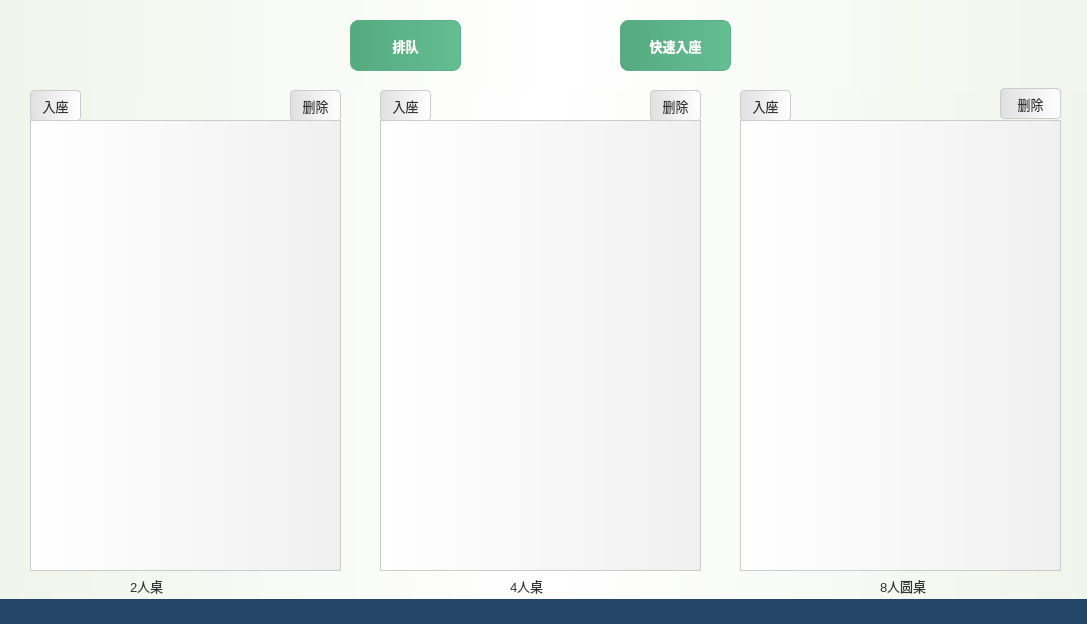
<?xml version="1.0" encoding="UTF-8"?>
<ui version="4.0">
 <class>dlg_queue</class>
 <widget class="QDialog" name="dlg_queue">
  <property name="enabled">
   <bool>true</bool>
  </property>
  <property name="geometry">
   <rect>
    <x>0</x>
    <y>0</y>
    <width>1087</width>
    <height>624</height>
   </rect>
  </property>
  <property name="windowTitle">
   <string>Dialog</string>
  </property>
  <property name="styleSheet">
   <string notr="true">/* Common background widget style */
QWidget {
    background: qlineargradient(spread:pad, x1:0, y1:0, x2:1, y2:0, stop:0 rgba(240, 245, 235, 1), stop:0.5 rgba(255, 255, 255, 1), stop:1 rgba(240, 245, 235, 1)); /* Gradient from light green to white to light green */
    color: #333333; /* Dark Grey */
    font-family: &quot;Segoe UI&quot;, sans-serif;
    font-size: 10pt;
}

/* Buttons common style */
QPushButton {
    background: qlineargradient(spread:pad, x1:0, y1:0, x2:1, y2:0, stop:0 #E0E0E0, stop:1 #FFFFFF); /* Light Grey to White Gradient */
    color: #333333; /* Dark Grey */
    border: 1px solid #CCCCCC; /* Light Grey Border */
    border-radius: 4px;
    padding: 5px;
    font-family: &quot;Segoe UI&quot;, sans-serif;
    font-size: 10pt;
}

QPushButton:hover {
    background-color: #D6D6D6; /* Slightly Darker Grey */
}

QPushButton:pressed {
    background-color: #BFBFBF; /* Darker Grey */
}

</string>
  </property>
  <widget class="QTableWidget" name="tableWidget_1">
   <property name="geometry">
    <rect>
     <x>30</x>
     <y>120</y>
     <width>311</width>
     <height>451</height>
    </rect>
   </property>
   <property name="styleSheet">
    <string notr="true">    background: qlineargradient(spread:pad, x1:0, y1:0, x2:1, y2:0, stop:0 #FFFFFF, stop:1 #F0F0F0); /* White to Very Light Grey Gradient */
    color: #333333; /* Dark Grey */
    border: 1px solid #CCCCCC; /* Light Grey Border */
</string>
   </property>
   <attribute name="horizontalHeaderDefaultSectionSize">
    <number>60</number>
   </attribute>
   <attribute name="horizontalHeaderStretchLastSection">
    <bool>true</bool>
   </attribute>
  </widget>
  <widget class="QTableWidget" name="tableWidget_3">
   <property name="geometry">
    <rect>
     <x>740</x>
     <y>120</y>
     <width>321</width>
     <height>451</height>
    </rect>
   </property>
   <property name="styleSheet">
    <string notr="true">    background: qlineargradient(spread:pad, x1:0, y1:0, x2:1, y2:0, stop:0 #FFFFFF, stop:1 #F0F0F0); /* White to Very Light Grey Gradient */
    color: #333333; /* Dark Grey */
    border: 1px solid #CCCCCC; /* Light Grey Border */
</string>
   </property>
   <attribute name="horizontalHeaderDefaultSectionSize">
    <number>60</number>
   </attribute>
   <attribute name="horizontalHeaderStretchLastSection">
    <bool>true</bool>
   </attribute>
  </widget>
  <widget class="QTableWidget" name="tableWidget_2">
   <property name="geometry">
    <rect>
     <x>380</x>
     <y>120</y>
     <width>321</width>
     <height>451</height>
    </rect>
   </property>
   <property name="styleSheet">
    <string notr="true">    background: qlineargradient(spread:pad, x1:0, y1:0, x2:1, y2:0, stop:0 #FFFFFF, stop:1 #F0F0F0); /* White to Very Light Grey Gradient */
    color: #333333; /* Dark Grey */
    border: 1px solid #CCCCCC; /* Light Grey Border */
</string>
   </property>
   <attribute name="horizontalHeaderDefaultSectionSize">
    <number>60</number>
   </attribute>
   <attribute name="horizontalHeaderStretchLastSection">
    <bool>true</bool>
   </attribute>
  </widget>
  <widget class="QLabel" name="label_2">
   <property name="geometry">
    <rect>
     <x>510</x>
     <y>570</y>
     <width>91</width>
     <height>31</height>
    </rect>
   </property>
   <property name="font">
    <font>
     <family>Segoe UI</family>
     <pointsize>10</pointsize>
    </font>
   </property>
   <property name="styleSheet">
    <string notr="true">QLabel {
    background-color: transparent;
}
</string>
   </property>
   <property name="text">
    <string>4人桌</string>
   </property>
  </widget>
  <widget class="QLabel" name="label_3">
   <property name="geometry">
    <rect>
     <x>880</x>
     <y>570</y>
     <width>91</width>
     <height>31</height>
    </rect>
   </property>
   <property name="font">
    <font>
     <family>Segoe UI</family>
     <pointsize>10</pointsize>
    </font>
   </property>
   <property name="styleSheet">
    <string notr="true">QLabel {
    background-color: transparent;
}
</string>
   </property>
   <property name="text">
    <string>8人圆桌</string>
   </property>
  </widget>
  <widget class="QWidget" name="widget" native="true">
   <property name="geometry">
    <rect>
     <x>0</x>
     <y>0</y>
     <width>1111</width>
     <height>91</height>
    </rect>
   </property>
   <property name="styleSheet">
    <string notr="true">/* Common background widget style */
QWidget {
    background: qlineargradient(spread:pad, x1:0, y1:0, x2:1, y2:0, stop:0 rgba(240, 245, 235, 1), stop:0.5 rgba(255, 255, 255, 1), stop:1 rgba(240, 245, 235, 1)); /* Gradient from light green to white to light green */
    color: #333333; /* Dark Grey */
    font-family: &quot;Segoe UI&quot;, sans-serif;
    font-size: 10pt;
}
</string>
   </property>
   <widget class="QPushButton" name="pushButton">
    <property name="geometry">
     <rect>
      <x>350</x>
      <y>20</y>
      <width>111</width>
      <height>51</height>
     </rect>
    </property>
    <property name="font">
     <font>
      <family>Segoe UI</family>
      <pointsize>10</pointsize>
      <bold>true</bold>
     </font>
    </property>
    <property name="styleSheet">
     <string notr="true">/* Common button style */
QPushButton {
    background: qlineargradient(spread:pad, x1:0, y1:0, x2:1, y2:0, stop:0 rgba(85, 170, 127, 1), stop:1 rgba(100, 190, 145, 1)); /* Gradient from primary to slightly lighter green */
    color: #FFFFFF; /* White text for contrast */
    border: 1px solid #5DAE89; /* Darker green border */
    border-radius: 8px; /* Slightly more rounded corners */
    padding: 6px 12px; /* Increased padding for a more comfortable touch target */
    font-family: &quot;Segoe UI&quot;, sans-serif;
    font-size: 10pt;
    font-weight: bold; /* Bold text for emphasis */
}

QPushButton:hover {
    background: qlineargradient(spread:pad, x1:0, y1:0, x2:1, y2:0, stop:0 rgba(100, 190, 145, 1), stop:1 rgba(85, 170, 127, 1)); /* Reverse gradient for hover effect */
}

QPushButton:pressed {
    background: qlineargradient(spread:pad, x1:0, y1:0, x2:1, y2:0, stop:0 rgba(70, 150, 110, 1), stop:1 rgba(85, 170, 127, 1)); /* Darker gradient for pressed effect */
}
</string>
    </property>
    <property name="text">
     <string>排队</string>
    </property>
   </widget>
   <widget class="QPushButton" name="btn_seat">
    <property name="enabled">
     <bool>true</bool>
    </property>
    <property name="geometry">
     <rect>
      <x>620</x>
      <y>20</y>
      <width>111</width>
      <height>51</height>
     </rect>
    </property>
    <property name="font">
     <font>
      <family>Segoe UI</family>
      <pointsize>10</pointsize>
      <bold>true</bold>
     </font>
    </property>
    <property name="styleSheet">
     <string notr="true">/* Common button style */
QPushButton {
    background: qlineargradient(spread:pad, x1:0, y1:0, x2:1, y2:0, stop:0 rgba(85, 170, 127, 1), stop:1 rgba(100, 190, 145, 1)); /* Gradient from primary to slightly lighter green */
    color: #FFFFFF; /* White text for contrast */
    border: 1px solid #5DAE89; /* Darker green border */
    border-radius: 8px; /* Slightly more rounded corners */
    padding: 6px 12px; /* Increased padding for a more comfortable touch target */
    font-family: &quot;Segoe UI&quot;, sans-serif;
    font-size: 10pt;
    font-weight: bold; /* Bold text for emphasis */
}

QPushButton:hover {
    background: qlineargradient(spread:pad, x1:0, y1:0, x2:1, y2:0, stop:0 rgba(100, 190, 145, 1), stop:1 rgba(85, 170, 127, 1)); /* Reverse gradient for hover effect */
}

QPushButton:pressed {
    background: qlineargradient(spread:pad, x1:0, y1:0, x2:1, y2:0, stop:0 rgba(70, 150, 110, 1), stop:1 rgba(85, 170, 127, 1)); /* Darker gradient for pressed effect */
}
</string>
    </property>
    <property name="text">
     <string>快速入座</string>
    </property>
   </widget>
  </widget>
  <widget class="QWidget" name="widget_3" native="true">
   <property name="geometry">
    <rect>
     <x>-40</x>
     <y>599</y>
     <width>1131</width>
     <height>61</height>
    </rect>
   </property>
   <property name="styleSheet">
    <string notr="true">
background-color: rgb(35, 70, 104);</string>
   </property>
  </widget>
  <widget class="QLabel" name="label">
   <property name="geometry">
    <rect>
     <x>130</x>
     <y>570</y>
     <width>131</width>
     <height>31</height>
    </rect>
   </property>
   <property name="font">
    <font>
     <family>Segoe UI</family>
     <pointsize>10</pointsize>
    </font>
   </property>
   <property name="styleSheet">
    <string notr="true">QLabel {
    background-color: transparent;
}
</string>
   </property>
   <property name="text">
    <string>2人桌</string>
   </property>
  </widget>
  <widget class="QPushButton" name="pushButton_3">
   <property name="geometry">
    <rect>
     <x>1000</x>
     <y>88</y>
     <width>61</width>
     <height>31</height>
    </rect>
   </property>
   <property name="text">
    <string>删除</string>
   </property>
  </widget>
  <widget class="QPushButton" name="btn_del2">
   <property name="geometry">
    <rect>
     <x>650</x>
     <y>90</y>
     <width>51</width>
     <height>31</height>
    </rect>
   </property>
   <property name="text">
    <string>删除</string>
   </property>
  </widget>
  <widget class="QPushButton" name="pushButton_5">
   <property name="geometry">
    <rect>
     <x>290</x>
     <y>90</y>
     <width>51</width>
     <height>31</height>
    </rect>
   </property>
   <property name="text">
    <string>删除</string>
   </property>
  </widget>
  <widget class="QPushButton" name="btn_q1seat">
   <property name="geometry">
    <rect>
     <x>30</x>
     <y>90</y>
     <width>51</width>
     <height>31</height>
    </rect>
   </property>
   <property name="text">
    <string>入座</string>
   </property>
  </widget>
  <widget class="QPushButton" name="btn_q2seat">
   <property name="geometry">
    <rect>
     <x>380</x>
     <y>90</y>
     <width>51</width>
     <height>31</height>
    </rect>
   </property>
   <property name="text">
    <string>入座</string>
   </property>
  </widget>
  <widget class="QPushButton" name="btn_q3seat">
   <property name="geometry">
    <rect>
     <x>740</x>
     <y>90</y>
     <width>51</width>
     <height>31</height>
    </rect>
   </property>
   <property name="text">
    <string>入座</string>
   </property>
  </widget>
 </widget>
 <resources/>
 <connections/>
</ui>
